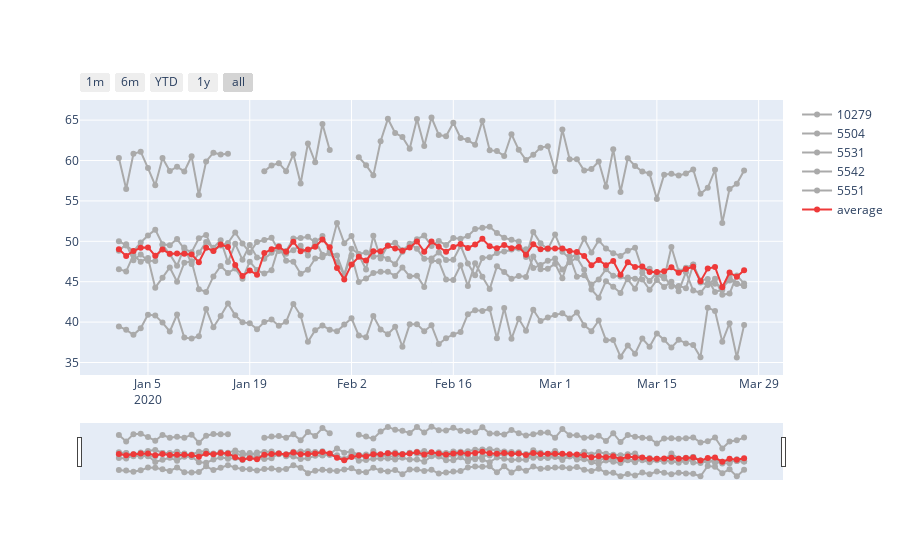

Write notebook code for a chart like this one.
### Code cell
display_plotly_timestamp(lines=lines_last_year_selected_norm_data, color_only_average=True)
